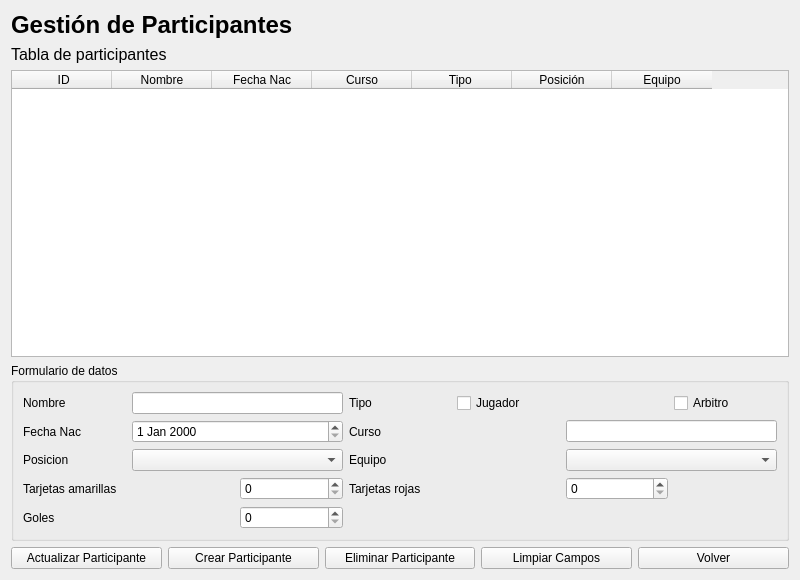
<?xml version="1.0" encoding="UTF-8"?>
<ui version="4.0">
 <class>Gestion_de_participantes</class>
 <widget class="QWidget" name="Gestion_de_participantes">
  <property name="geometry">
   <rect>
    <x>0</x>
    <y>0</y>
    <width>800</width>
    <height>580</height>
   </rect>
  </property>
  <property name="minimumSize">
   <size>
    <width>800</width>
    <height>580</height>
   </size>
  </property>
  <property name="maximumSize">
   <size>
    <width>800</width>
    <height>900</height>
   </size>
  </property>
  <property name="windowTitle">
   <string>Form</string>
  </property>
  <layout class="QGridLayout" name="gridLayout_2">
   <item row="1" column="0">
    <widget class="QLabel" name="label_subtitulo">
     <property name="font">
      <font>
       <pointsize>12</pointsize>
      </font>
     </property>
     <property name="text">
      <string>Tabla de participantes</string>
     </property>
    </widget>
   </item>
   <item row="2" column="0" colspan="2">
    <widget class="QTableWidget" name="table_participantes">
     <column>
      <property name="text">
       <string> ID</string>
      </property>
     </column>
     <column>
      <property name="text">
       <string>Nombre</string>
      </property>
     </column>
     <column>
      <property name="text">
       <string>Fecha Nac</string>
      </property>
     </column>
     <column>
      <property name="text">
       <string>Curso</string>
      </property>
     </column>
     <column>
      <property name="text">
       <string>Tipo </string>
      </property>
     </column>
     <column>
      <property name="text">
       <string>Posición</string>
      </property>
     </column>
     <column>
      <property name="text">
       <string>Equipo</string>
      </property>
     </column>
    </widget>
   </item>
   <item row="3" column="0" colspan="2">
    <widget class="QGroupBox" name="groupBox">
     <property name="title">
      <string>Formulario de datos</string>
     </property>
     <layout class="QGridLayout" name="gridLayout">
      <item row="0" column="0">
       <widget class="QLabel" name="label_nombre">
        <property name="text">
         <string>Nombre</string>
        </property>
       </widget>
      </item>
      <item row="0" column="1" colspan="2">
       <widget class="QLineEdit" name="input_nombre"/>
      </item>
      <item row="0" column="3">
       <widget class="QLabel" name="label_tipo">
        <property name="text">
         <string>Tipo</string>
        </property>
       </widget>
      </item>
      <item row="0" column="4" colspan="2">
       <widget class="QCheckBox" name="check_es_jugador">
        <property name="text">
         <string>Jugador</string>
        </property>
       </widget>
      </item>
      <item row="0" column="6">
       <widget class="QCheckBox" name="check_es_arbitro">
        <property name="text">
         <string>Arbitro</string>
        </property>
       </widget>
      </item>
      <item row="1" column="0">
       <widget class="QLabel" name="label_fecha_nac">
        <property name="text">
         <string>Fecha Nac</string>
        </property>
       </widget>
      </item>
      <item row="1" column="1" colspan="2">
       <widget class="QDateEdit" name="input_fecha_nac"/>
      </item>
      <item row="1" column="3">
       <widget class="QLabel" name="label_curso">
        <property name="text">
         <string>Curso</string>
        </property>
       </widget>
      </item>
      <item row="1" column="5" colspan="2">
       <widget class="QLineEdit" name="input_curso"/>
      </item>
      <item row="2" column="0">
       <widget class="QLabel" name="label_posicion">
        <property name="text">
         <string>Posicion</string>
        </property>
       </widget>
      </item>
      <item row="2" column="1" colspan="2">
       <widget class="QComboBox" name="combo_posicion">
        <item>
         <property name="text">
          <string/>
         </property>
        </item>
        <item>
         <property name="text">
          <string>Portero</string>
         </property>
        </item>
        <item>
         <property name="text">
          <string>Defensa</string>
         </property>
        </item>
        <item>
         <property name="text">
          <string>Centrocampista</string>
         </property>
        </item>
        <item>
         <property name="text">
          <string>Delantero</string>
         </property>
        </item>
       </widget>
      </item>
      <item row="2" column="3">
       <widget class="QLabel" name="label_equipo">
        <property name="text">
         <string>Equipo</string>
        </property>
       </widget>
      </item>
      <item row="2" column="5" colspan="2">
       <widget class="QComboBox" name="combo_equipo"/>
      </item>
      <item row="3" column="0" colspan="2">
       <widget class="QLabel" name="label_t_amarillas">
        <property name="text">
         <string>Tarjetas amarillas</string>
        </property>
       </widget>
      </item>
      <item row="3" column="2">
       <widget class="QSpinBox" name="spin_t_amarillas"/>
      </item>
      <item row="3" column="3" colspan="2">
       <widget class="QLabel" name="label_t_rojas">
        <property name="text">
         <string>Tarjetas rojas</string>
        </property>
       </widget>
      </item>
      <item row="3" column="5">
       <widget class="QSpinBox" name="spin_t_rojas"/>
      </item>
      <item row="4" column="0">
       <widget class="QLabel" name="label_goles">
        <property name="text">
         <string>Goles</string>
        </property>
       </widget>
      </item>
      <item row="4" column="2">
       <widget class="QSpinBox" name="spin_goles"/>
      </item>
     </layout>
    </widget>
   </item>
   <item row="4" column="0" colspan="2">
    <layout class="QHBoxLayout" name="horizontalLayout">
     <item>
      <widget class="QPushButton" name="btn_actualizar">
       <property name="text">
        <string>Actualizar Participante</string>
       </property>
      </widget>
     </item>
     <item>
      <widget class="QPushButton" name="btn_crear">
       <property name="text">
        <string>Crear Participante</string>
       </property>
      </widget>
     </item>
     <item>
      <widget class="QPushButton" name="btn_eliminar">
       <property name="text">
        <string>Eliminar Participante</string>
       </property>
      </widget>
     </item>
     <item>
      <widget class="QPushButton" name="btn_limpiar">
       <property name="text">
        <string>Limpiar Campos</string>
       </property>
      </widget>
     </item>
     <item>
      <widget class="QPushButton" name="btn_volver">
       <property name="text">
        <string>Volver</string>
       </property>
      </widget>
     </item>
    </layout>
   </item>
   <item row="0" column="0">
    <widget class="QLabel" name="label_titulo">
     <property name="font">
      <font>
       <pointsize>18</pointsize>
       <bold>true</bold>
      </font>
     </property>
     <property name="text">
      <string>Gestión de Participantes</string>
     </property>
    </widget>
   </item>
  </layout>
 </widget>
 <resources/>
 <connections/>
</ui>
